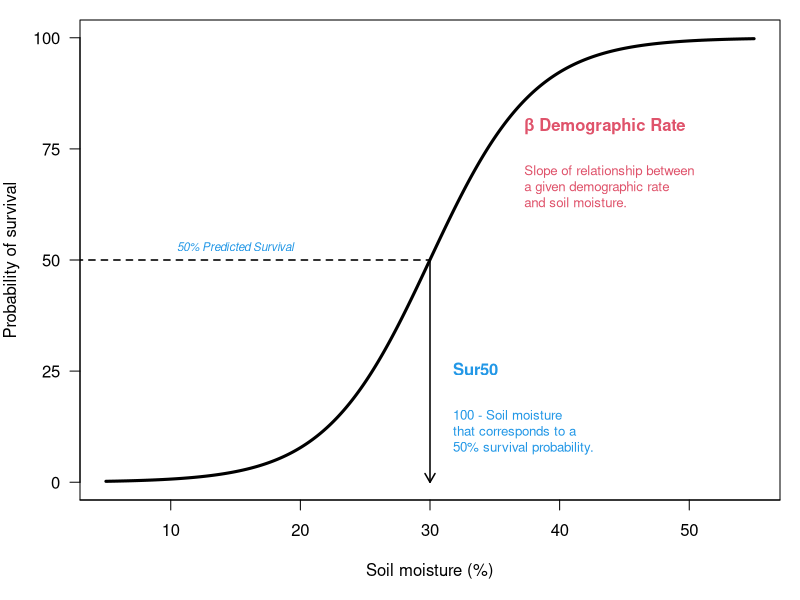

The R source for this figure:
# Conceptual Figure

pdf("/Users/au529793/Desktop/Figure1-alt2.pdf", width = 7, height=5)

par(mar=c(5,4,1,1))

set.seed(42)
x <- rnorm(100)
y <- ifelse(x < 0, 0, 1)

y[x>0] <- sample(0:1, sum(x>0), replace=T, prob=c(0.1, 0.9))
y[x<0] <- sample(0:1, sum(x<0), replace=T, prob=c(0.9, 0.1))

plot(x, y, ylab="Probability of survival", 
     xlab="Soil moisture (%)", axes=F, pch=NA, xlim=c(-2.5, 2.5))
axis(1, label=seq(0,100,10), at=seq(-3,7))
axis(2, las=2, labels=seq(0,100,25), at=seq(0,1,0.25))
box()
mod <- glm(y ~ x, family='binomial')

nd <- data.frame(x=seq(-2.5, 2.5, 0.01))
ypred <- predict(mod, newdata = nd, type='response')

lines(nd$x, ypred, type='l', lwd=3)

arrows(nd[which(round(ypred, 2)==0.50)[1],1], 0.5, 
       nd[which(round(ypred, 2)==0.50)[1],1], 0, len=0.1, lwd=1.5)

segments(-3.5, 0.5, 
       nd[which(round(ypred, 2)==0.50)[1],1], 0.5, len=0.1, lwd=1.5, lty=2)

# points(nd[which(round(ypred, 2)==0.50)[1],1], 0.5, pch=21, cex=2, lwd=2)

text(0.65, 0.8, "β Demographic Rate", #"Sensitivity",
     col=2, pos=4, font=2)

text(0.65, 0.65, "Slope of relationship between 
a given demographic rate 
and soil moisture.", cex=0.8, col=2, pos=4)


text(0.1, 0.25, "Sur50", #"Tolerance", 
     pos=4, font=2, col=4)

text(0.1, 0.1, "100 - Soil moisture 
that corresponds to a 
50% survival probability.", cex=0.8, col=4, pos=4)

text(-1.5, 0.53, "50% Predicted Survival", 
     col=4, font=3, cex=0.7)

dev.off()